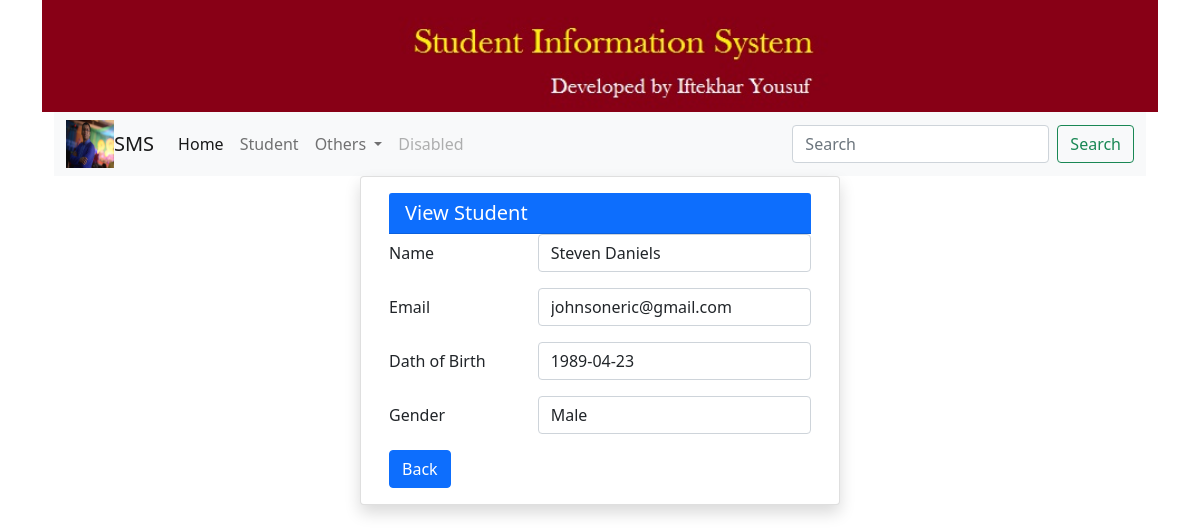
/stud/details/41, run on the app's committed database.
### studentapp/models.py (models this page shows, shortened)
class Student(models.Model):
    GENDER_CHOICES=[('Male','Male'),('Female','Female'),]
    id=models.AutoField(primary_key=True)
    name=models.CharField(max_length=100)
    email=models.EmailField(unique=True,blank=True)
    dob=models.DateField(default=datetime.now,blank=True)
    gender=models.CharField(max_length=6,choices=GENDER_CHOICES,default='Male')

### studentapp/views.py (the view)
# urls.py: path('details/<int:id>',views.details,name='details'),
def details (request,id):
    student=Student.objects.get(pk=id)
    form=StudentForm(request.POST or None,instance=student)
    context={'title':'edit','form':form,"student":student}
    return render(request,"student/details.html",context)

### studentapp/forms.py
class StudentForm (forms.ModelForm):
    class Meta:
        model=Student
        fields="__all__"

### templates/student/details.html (shortened to what this page needs)
{% extends 'base.html' %}
{% block content %}
        <div class="card shadow container"style="width:30rem;">
            <div class="card-body">
                <h5 class="card-title card-header bg-primary text-white">View Student</h5>
                <form action="" method="POST">
                    <div class="row mb-3">
                        <label for="" class="col-sm-4 col-form-label"> Name</label>
                        <div class="col-sm-8">
                            <input type="text" class="form-control" name="name" value="{{student.name}}">
                        </div>
                    </div>
                    <div class="row mb-3">
                        <label for="" class="col-sm-4 col-form-label"> Email</label>
                        <div class="col-sm-8">
                            <input type="email" class="form-control" name="email" value="{{student.email}}">
                        </div>
                    </div>
                    <div class="row mb-3">
                        <label for="" class="col-sm-4 col-form-label"> Dath of Birth</label>
                        <div class="col-sm-8">
                            <input type="text" class="form-control" name="dob" value="{{student.dob|date:'Y-m-d'}}">
                        </div>
                    </div>
                    <div class="row mb-3">
                        <label for="" class="col-sm-4 col-form-label"> Gender</label>
                        <div class="col-sm-8">
                            <input type="text" class="form-control" name="gender" value="{{student.gender}}">
                        </div>
                    </div>
                    <div class="col-12 ">
                        <a href="{% url 'index' %}"class="btn btn-primary">Back</a>
                    </div>
                </form>
            </div>
        </div>
    </div>
{% endblock %}

### data on the page
Student: name "Steven Daniels", email "johnsoneric@gmail.com", dob "1989-04-23", gender "Male"
